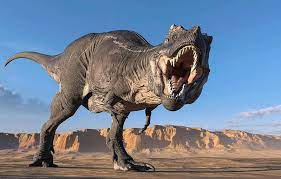
#> input picture python/thuctap/rex.jpg, 281 x 179 px, found by its file name
$ python translation.py
#> lines starting #> are read from the running program, lines starting #| are printed output that depends on the picture; after the words box and inside, x2 and y2 are one past the last pixel; in counts of white or black regions, pixels touching at a corner belong together
import numpy as np
#import argparse
import btl.imutils as imutils
import cv2

# [5 lines of commented-out code are left out]
path =r"E:\code-ptit\python\thuctap\rex.jpg"
image = cv2.imread(path)
#> image is the input picture: shape (179, 281, 3); mean B, G, R 147.7, 129.3, 116.5
red = (0, 0, 255)
# [11 lines of commented-out code are left out]
cv2.rectangle(image, (10, 10), (60, 60), (0,255,0),2)
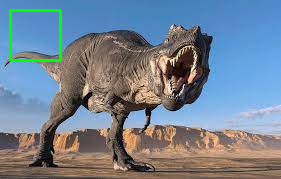
#> image: shape (179, 281, 3); 1.18% of pixels changed, all inside (x1, y1, x2, y2) = (9, 9, 62, 62)
#shifted = imutils.translate(image, 0, 100)
cv2.imshow("Shifted Down",image)
cv2.waitKey(0)
